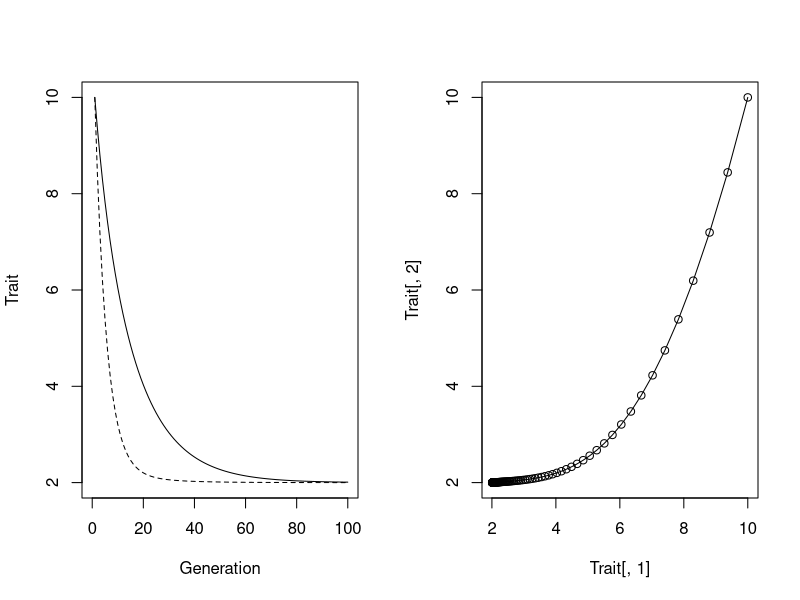

This chart was generated by the following R code:
rm(list=ls())

# General assumptions
# 1. Both traits are quantitative with non-zero probabilities
# 2. Selection is stabilizing.
# 3. Generations do not overlap.

H2 = c(0.2, 0.4) # heritability
Vp = c(1.0, 2.0) # phenotypic variance
Va = H2 * Vp     # since H2 = Va / Vp
Rp = 0.4         # phenotypic correlation
Ra = 0.15        # genetic correlation

# check that Re is possible
Re = (Rp - Ra*sqrt(H2[1]*H2[2])) / sqrt((1 - H2[1]) * (1 - H2[2]))
if(abs(Re) > 1) {
    print('Problem with Re')
    stop
}    

Co.Vp = Rp * sqrt(Vp[1] * Vp[2])
Co.Va = Ra * sqrt(Va[1] * Vp[2])
G.Mat = matrix(c(Va[1], Co.Va, Co.Va, Va[2]), 2, 2)
P.Mat = matrix(c(Vp[1], Co.Vp, Co.Vp, Vp[2]), 2, 2)
W.Mat = matrix(c(2, 0, 0, 2), 2, 2)
Theta = c(2,2)
Maxgen = 100
Trait = matrix(0, Maxgen, 2)
Trait[1,] = 10 # initial row

for(i in 2:Maxgen) {
    Delta.Z = G.Mat %*% solve(W.Mat + P.Mat) %*% (Trait[i-1,] - Theta)
    Trait[i,] = Trait[i-1,] - Delta.Z
}    

# graphing parameters
par(mfrow=c(1,2))
Min.Y = Min.X = min(Trait)
Max.Y = Max.X = max(Trait)
Gen = seq(from=1, to=Maxgen)
plot(Gen, Trait[,1], type='l', xlim=c(0, Maxgen), ylim=c(Min.Y, Max.Y), xlab='Generation', ylab='Trait')
lines(seq(from=1, to=Maxgen), Trait[,2], lty=2)
# plot Trait 2 vs Trait 1
plot(Trait[,1], Trait[,2])
lines(Trait[,1], Trait[,2])

print('Rp Ra Re')
print(c(Rp, Ra, Re))
print('Eigenvalue of W')
print(eigen(W.Mat)$value)
